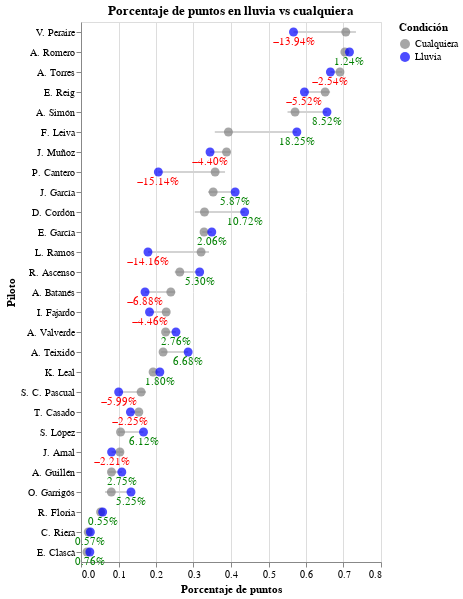

Here is the notebook cell this chart was saved with:
### Code cell
color_scale = alt.Scale(
    domain=['Cualquiera', 'Lluvia'],
    range=['gray', 'blue']
)

# Líneas conectando los dos puntos por piloto
lineas = alt.Chart(porcentajeDF).mark_line().encode(
    x='Porcentaje:Q',
    y=alt.Y('Piloto:N', sort=orden.tolist()),
    detail='Piloto:N',
    color=alt.value('lightgray')  # líneas neutras sin leyenda
)

# Puntos con color según condición, genera la leyenda
puntos = alt.Chart(porcentajeDF).mark_circle(size=80).encode(
    x=alt.X('Porcentaje:Q', title='Porcentaje de puntos'),
    y=alt.Y('Piloto:N', sort=orden.tolist()),
    color=alt.Color('Condicion:N', scale=color_scale, legend=alt.Legend(title='Condición')),
    tooltip=['Piloto', alt.Tooltip('Condicion:N'), alt.Tooltip('Porcentaje:Q', title='% Puntos')]
)

# Texto con diferencia
texto = alt.Chart(pivot).mark_text(align='center', dy=10).encode(
    x='Lluvia:Q',
    y=alt.Y('Piloto:N', sort=orden.tolist()),
    text=alt.Text('Diferencia:Q', format='.2%'),
    color=alt.condition(
        'datum.Diferencia >= 0',
        alt.value('green'),
        alt.value('red')
    )
)

# Combinamos todo
chart = (lineas + puntos + texto).properties(
    title='Porcentaje de puntos en lluvia vs cualquiera'
)
chart

### Figure 1 — Vega-Lite specification as saved in the notebook (floating-point values rounded to 4 significant figures)
{"config": {"view": {"continuousWidth": 300, "continuousHeight": 300}}, "layer": [{"mark": {"type": "line"}, "encoding": {"color": {"value": "lightgray"}, "detail": {"field": "Piloto", "type": "nominal"}, "x": {"field": "Porcentaje", "type": "quantitative"}, "y": {"field": "Piloto", "sort": ["V. Peraire", "A. Romero", "A. Torres", "E. Reig", "A. Simón", "F. Leiva", "J. Muñoz", "P. Cantero", "J. García", "D. Cordón", "E. García", "L. Ramos", "R. Ascenso", "A. Batanés", "I. Fajardo", "A. Valverde", "A. Teixidó", "K. Leal", "S. C. Pascual", "T. Casado", "S. López", "J. Arnal", "A. Guillén", "O. Garrigós", "R. Floria", "C. Riera", "E. Clascà"], "type": "nominal"}}}, {"mark": {"type": "circle", "size": 80}, "encoding": {"color": {"field": "Condicion", "legend": {"title": "Condición"}, "scale": {"domain": ["Cualquiera", "Lluvia"], "range": ["gray", "blue"]}, "type": "nominal"}, "tooltip": [{"field": "Piloto", "type": "nominal"}, {"field": "Condicion", "type": "nominal"}, {"field": "Porcentaje", "title": "% Puntos", "type": "quantitative"}], "x": {"field": "Porcentaje", "title": "Porcentaje de puntos", "type": "quantitative"}, "y": {"field": "Piloto", "sort": ["V. Peraire", "A. Romero", "A. Torres", "E. Reig", "A. Simón", "F. Leiva", "J. Muñoz", "P. Cantero", "J. García", "D. Cordón", "E. García", "L. Ramos", "R. Ascenso", "A. Batanés", "I. Fajardo", "A. Valverde", "A. Teixidó", "K. Leal", "S. C. Pascual", "T. Casado", "S. López", "J. Arnal", "A. Guillén", "O. Garrigós", "R. Floria", "C. Riera", "E. Clascà"], "type": "nominal"}}}, {"data": {"name": "data-45ac1fb9475af0670b10ee228f5f6e3c"}, "mark": {"type": "text", "align": "center", "dy": 10}, "encoding": {"color": {"condition": {"test": "datum.Diferencia >= 0", "value": "green"}, "value": "red"}, "text": {"field": "Diferencia", "format": ".2%", "type": "quantitative"}, "x": {"field": "Lluvia", "type": "quantitative"}, "y": {"field": "Piloto", "sort": ["V. Peraire", "A. Romero", "A. Torres", "E. Reig", "A. Simón", "F. Leiva", "J. Muñoz", "P. Cantero", "J. García", "D. Cordón", "E. García", "L. Ramos", "R. Ascenso", "A. Batanés", "I. Fajardo", "A. Valverde", "A. Teixidó", "K. Leal", "S. C. Pascual", "T. Casado", "S. López", "J. Arnal", "A. Guillén", "O. Garrigós", "R. Floria", "C. Riera", "E. Clascà"], "type": "nominal"}}}], "data": {"name": "data-bc57fc49c37b906237913f345dd11516"}, "title": "Porcentaje de puntos en lluvia vs cualquiera", "$schema": "https://vega.github.io/schema/vega-lite/v5.20.1.json", "datasets": {"data-bc57fc49c37b906237913f345dd11516": [{"Piloto": "A. Torres", "Porcentaje": 0.6905, "Condicion": "Cualquiera"}, {"Piloto": "A. Torres", "Porcentaje": 0.6651, "Condicion": "Lluvia"}, {"Piloto": "A. Torres", "Porcentaje": 0.6964, "Condicion": "Seco"}, {"Piloto": "A. Simón", "Porcentaje": 0.5707, "Condicion": "Cualquiera"}, {"Piloto": "A. Simón", "Porcentaje": 0.6559, "Condicion": "Lluvia"}, {"Piloto": "A. Simón", "Porcentaje": 0.5507, "Condicion": "Seco"}, {"Piloto": "A. Romero", "Porcentaje": 0.7036, "Condicion": "Cualquiera"}, {"Piloto": "A. Romero", "Porcentaje": 0.7159, "Condicion": "Lluvia"}, {"Piloto": "A. Romero", "Porcentaje": 0.7007, "Condicion": "Seco"}, {"Piloto": "J. Muñoz", "Porcentaje": 0.3882, "Condicion": "Cualquiera"}, {"Piloto": "J. Muñoz", "Porcentaje": 0.3441, "Condicion": "Lluvia"}, {"Piloto": "J. Muñoz", "Porcentaje": 0.3986, "Condicion": "Seco"}, {"Piloto": "E. Reig", "Porcentaje": 0.651, "Condicion": "Cualquiera"}, {"Piloto": "E. Reig", "Porcentaje": 0.5958, "Condicion": "Lluvia"}, {"Piloto": "E. Reig", "Porcentaje": 0.6643, "Condicion": "Seco"}, {"Piloto": "V. Peraire", "Porcentaje": 0.706, "Condicion": "Cualquiera"}, {"Piloto": "V. Peraire", "Porcentaje": 0.5667, "Condicion": "Lluvia"}, {"Piloto": "V. Peraire", "Porcentaje": 0.7332, "Condicion": "Seco"}, {"Piloto": "D. Cordón", "Porcentaje": 0.3293, "Condicion": "Cualquiera"}, {"Piloto": "D. Cordón", "Porcentaje": 0.4365, "Condicion": "Lluvia"}, {"Piloto": "D. Cordón", "Porcentaje": 0.3034, "Condicion": "Seco"}, {"Piloto": "F. Leiva", "Porcentaje": 0.3931, "Condicion": "Cualquiera"}, {"Piloto": "F. Leiva", "Porcentaje": 0.5756, "Condicion": "Lluvia"}, {"Piloto": "F. Leiva", "Porcentaje": 0.3568, "Condicion": "Seco"}, {"Piloto": "E. García", "Porcentaje": 0.3281, "Condicion": "Cualquiera"}, {"Piloto": "E. García", "Porcentaje": 0.3487, "Condicion": "Lluvia"}, {"Piloto": "E. García", "Porcentaje": 0.3234, "Condicion": "Seco"}, {"Piloto": "J. García", "Porcentaje": 0.3524, "Condicion": "Cualquiera"}, {"Piloto": "J. García", "Porcentaje": 0.4111, "Condicion": "Lluvia"}, {"Piloto": "J. García", "Porcentaje": 0.3389, "Condicion": "Seco"}, {"Piloto": "T. Casado", "Porcentaje": 0.1543, "Condicion": "Cualquiera"}, {"Piloto": "T. Casado", "Porcentaje": 0.1318, "Condicion": "Lluvia"}, {"Piloto": "T. Casado", "Porcentaje": 0.1593, "Condicion": "Seco"}, {"Piloto": "A. Valverde", "Porcentaje": 0.2256, "Condicion": "Cualquiera"}, {"Piloto": "A. Valverde", "Porcentaje": 0.2532, "Condicion": "Lluvia"}, {"Piloto": "A. Valverde", "Porcentaje": 0.2206, "Condicion": "Seco"}, {"Piloto": "R. Ascenso", "Porcentaje": 0.2634, "Condicion": "Cualquiera"}, {"Piloto": "R. Ascenso", "Porcentaje": 0.3164, "Condicion": "Lluvia"}, {"Piloto": "R. Ascenso", "Porcentaje": 0.25, "Condicion": "Seco"}, {"Piloto": "K. Leal", "Porcentaje": 0.1922, "Condicion": "Cualquiera"}, {"Piloto": "K. Leal", "Porcentaje": 0.2102, "Condicion": "Lluvia"}, {"Piloto": "K. Leal", "Porcentaje": 0.1886, "Condicion": "Seco"}, {"Piloto": "I. Fajardo", "Porcentaje": 0.2272, "Condicion": "Cualquiera"}, {"Piloto": "I. Fajardo", "Porcentaje": 0.1827, "Condicion": "Lluvia"}, {"Piloto": "I. Fajardo", "Porcentaje": 0.236, "Condicion": "Seco"}, {"Piloto": "P. Cantero", "Porcentaje": 0.3577, "Condicion": "Cualquiera"}, {"Piloto": "P. Cantero", "Porcentaje": 0.2063, "Condicion": "Lluvia"}, {"Piloto": "P. Cantero", "Porcentaje": 0.3841, "Condicion": "Seco"}, {"Piloto": "A. Guillén", "Porcentaje": 0.0813, "Condicion": "Cualquiera"}, {"Piloto": "A. Guillén", "Porcentaje": 0.1088, "Condicion": "Lluvia"}, {"Piloto": "A. Guillén", "Porcentaje": 0.07265, "Condicion": "Seco"}, {"Piloto": "R. Floria", "Porcentaje": 0.05228, "Condicion": "Cualquiera"}, {"Piloto": "R. Floria", "Porcentaje": 0.05774, "Condicion": "Lluvia"}, {"Piloto": "R. Floria", "Porcentaje": 0.05033, "Condicion": "Seco"}, {"Piloto": "O. Garrigós", "Porcentaje": 0.08081, "Condicion": "Cualquiera"}, {"Piloto": "O. Garrigós", "Porcentaje": 0.1333, "Condicion": "Lluvia"}, {"Piloto": "O. Garrigós", "Porcentaje": 0.064, "Condicion": "Seco"}, {"Piloto": "A. Batanés", "Porcentaje": 0.2395, "Condicion": "Cualquiera"}, {"Piloto": "A. Batanés", "Porcentaje": 0.1707, "Condicion": "Lluvia"}, {"Piloto": "A. Batanés", "Porcentaje": 0.2513, "Condicion": "Seco"}, {"Piloto": "E. Clascà", "Porcentaje": 0.01592, "Condicion": "Cualquiera"}, {"Piloto": "E. Clascà", "Porcentaje": 0.02353, "Condicion": "Lluvia"}, {"Piloto": "E. Clascà", "Porcentaje": 0.01392, "Condicion": "Seco"}, {"Piloto": "C. Riera", "Porcentaje": 0.01932, "Condicion": "Cualquiera"}, {"Piloto": "C. Riera", "Porcentaje": 0.025, "Condicion": "Lluvia"}, {"Piloto": "C. Riera", "Porcentaje": 0.01701, "Condicion": "Seco"}, {"Piloto": "S. C. Pascual", "Porcentaje": 0.1603, "Condicion": "Cualquiera"}, {"Piloto": "S. C. Pascual", "Porcentaje": 0.1004, "Condicion": "Lluvia"}, {"Piloto": "S. C. Pascual", "Porcentaje": 0.1734, "Condicion": "Seco"}, {"Piloto": "S. López", "Porcentaje": 0.1055, "Condicion": "Cualquiera"}, {"Piloto": "S. López", "Porcentaje": 0.1667, "Condicion": "Lluvia"}, {"Piloto": "S. López", "Porcentaje": 0.09864, "Condicion": "Seco"}, {"Piloto": "L. Ramos", "Porcentaje": 0.3202, "Condicion": "Cualquiera"}, {"Piloto": "L. Ramos", "Porcentaje": 0.1786, "Condicion": "Lluvia"}, {"Piloto": "L. Ramos", "Porcentaje": 0.3413, "Condicion": "Seco"}, {"Piloto": "A. Teixidó", "Porcentaje": 0.2189, "Condicion": "Cualquiera"}, {"Piloto": "A. Teixidó", "Porcentaje": 0.2857, "Condicion": "Lluvia"}, {"Piloto": "A. Teixidó", "Porcentaje": 0.2139, "Condicion": "Seco"}, {"Piloto": "J. Arnal", "Porcentaje": 0.1037, "Condicion": "Cualquiera"}, {"Piloto": "J. Arnal", "Porcentaje": 0.08163, "Condicion": "Lluvia"}, {"Piloto": "J. Arnal", "Porcentaje": 0.1124, "Condicion": "Seco"}], "data-45ac1fb9475af0670b10ee228f5f6e3c": [{"Piloto": "A. Batanés", "Cualquiera": 0.2395, "Lluvia": 0.1707, "Seco": 0.2513, "Diferencia": -0.06877, "DiferenciaSeco": -0.08058}, {"Piloto": "A. Guillén", "Cualquiera": 0.0813, "Lluvia": 0.1088, "Seco": 0.07265, "Diferencia": 0.02754, "DiferenciaSeco": 0.03619}, {"Piloto": "A. Romero", "Cualquiera": 0.7036, "Lluvia": 0.7159, "Seco": 0.7007, "Diferencia": 0.01238, "DiferenciaSeco": 0.01524}, {"Piloto": "A. Simón", "Cualquiera": 0.5707, "Lluvia": 0.6559, "Seco": 0.5507, "Diferencia": 0.08515, "DiferenciaSeco": 0.1052}, {"Piloto": "A. Teixidó", "Cualquiera": 0.2189, "Lluvia": 0.2857, "Seco": 0.2139, "Diferencia": 0.06681, "DiferenciaSeco": 0.07181}, {"Piloto": "A. Torres", "Cualquiera": 0.6905, "Lluvia": 0.6651, "Seco": 0.6964, "Diferencia": -0.02541, "DiferenciaSeco": -0.03129}, {"Piloto": "A. Valverde", "Cualquiera": 0.2256, "Lluvia": 0.2532, "Seco": 0.2206, "Diferencia": 0.02759, "DiferenciaSeco": 0.0326}, {"Piloto": "C. Riera", "Cualquiera": 0.01932, "Lluvia": 0.025, "Seco": 0.01701, "Diferencia": 0.005676, "DiferenciaSeco": 0.007993}, {"Piloto": "D. Cordón", "Cualquiera": 0.3293, "Lluvia": 0.4365, "Seco": 0.3034, "Diferencia": 0.1072, "DiferenciaSeco": 0.1331}, {"Piloto": "E. Clascà", "Cualquiera": 0.01592, "Lluvia": 0.02353, "Seco": 0.01392, "Diferencia": 0.007608, "DiferenciaSeco": 0.009608}, {"Piloto": "E. García", "Cualquiera": 0.3281, "Lluvia": 0.3487, "Seco": 0.3234, "Diferencia": 0.0206, "DiferenciaSeco": 0.02537}, {"Piloto": "E. Reig", "Cualquiera": 0.651, "Lluvia": 0.5958, "Seco": 0.6643, "Diferencia": -0.05518, "DiferenciaSeco": -0.06842}, {"Piloto": "F. Leiva", "Cualquiera": 0.3931, "Lluvia": 0.5756, "Seco": 0.3568, "Diferencia": 0.1825, "DiferenciaSeco": 0.2188}, {"Piloto": "I. Fajardo", "Cualquiera": 0.2272, "Lluvia": 0.1827, "Seco": 0.236, "Diferencia": -0.04456, "DiferenciaSeco": -0.05331}, {"Piloto": "J. Arnal", "Cualquiera": 0.1037, "Lluvia": 0.08163, "Seco": 0.1124, "Diferencia": -0.02211, "DiferenciaSeco": -0.03082}, {"Piloto": "J. García", "Cualquiera": 0.3524, "Lluvia": 0.4111, "Seco": 0.3389, "Diferencia": 0.05865, "DiferenciaSeco": 0.07223}, {"Piloto": "J. Muñoz", "Cualquiera": 0.3882, "Lluvia": 0.3441, "Seco": 0.3986, "Diferencia": -0.04404, "DiferenciaSeco": -0.05447}, {"Piloto": "K. Leal", "Cualquiera": 0.1922, "Lluvia": 0.2102, "Seco": 0.1886, "Diferencia": 0.01799, "DiferenciaSeco": 0.02165}, {"Piloto": "L. Ramos", "Cualquiera": 0.3202, "Lluvia": 0.1786, "Seco": 0.3413, "Diferencia": -0.1416, "DiferenciaSeco": -0.1628}, {"Piloto": "O. Garrigós", "Cualquiera": 0.08081, "Lluvia": 0.1333, "Seco": 0.064, "Diferencia": 0.05253, "DiferenciaSeco": 0.06933}, {"Piloto": "P. Cantero", "Cualquiera": 0.3577, "Lluvia": 0.2063, "Seco": 0.3841, "Diferencia": -0.1514, "DiferenciaSeco": -0.1778}, {"Piloto": "R. Ascenso", "Cualquiera": 0.2634, "Lluvia": 0.3164, "Seco": 0.25, "Diferencia": 0.05297, "DiferenciaSeco": 0.0664}, {"Piloto": "R. Floria", "Cualquiera": 0.05228, "Lluvia": 0.05774, "Seco": 0.05033, "Diferencia": 0.005457, "DiferenciaSeco": 0.007407}, {"Piloto": "S. C. Pascual", "Cualquiera": 0.1603, "Lluvia": 0.1004, "Seco": 0.1734, "Diferencia": -0.05992, "DiferenciaSeco": -0.07305}, {"Piloto": "S. López", "Cualquiera": 0.1055, "Lluvia": 0.1667, "Seco": 0.09864, "Diferencia": 0.06116, "DiferenciaSeco": 0.06803}, {"Piloto": "T. Casado", "Cualquiera": 0.1543, "Lluvia": 0.1318, "Seco": 0.1593, "Diferencia": -0.02246, "DiferenciaSeco": -0.02745}, {"Piloto": "V. Peraire", "Cualquiera": 0.706, "Lluvia": 0.5667, "Seco": 0.7332, "Diferencia": -0.1394, "DiferenciaSeco": -0.1665}]}}
